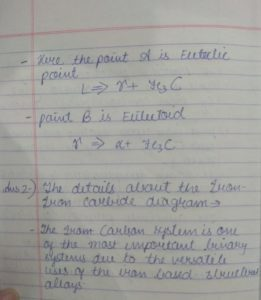
#> input picture img/img4.png, 261 x 300 px
$ python contrast.py
#> lines starting #> are read from the running program, lines starting #| are printed output that depends on the picture; after the words box and inside, x2 and y2 are one past the last pixel; in counts of white or black regions, pixels touching at a corner belong together
import cv2
import numpy as np
import matplotlib.pyplot as plt

image = cv2.imread("img/img4.png")
#> image is the input picture: shape (300, 261, 3); mean B, G, R 157.3, 160.5, 160.7
image = cv2.resize(image, (500, 600))
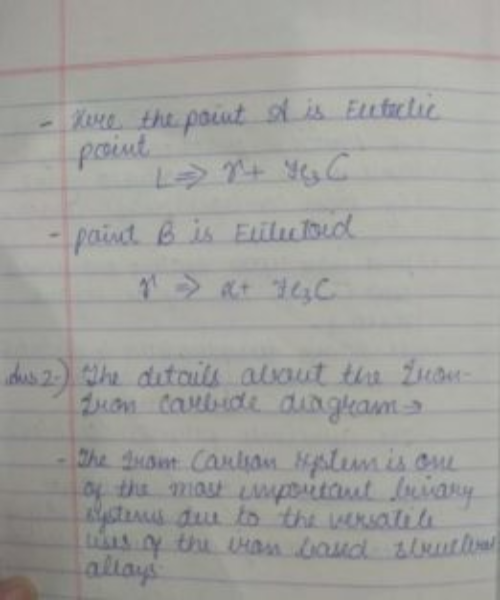
#> image: shape (600, 500, 3); mean B, G, R 157.2, 160.5, 160.6

# image = cv2.medianBlur(image, 3)
image_bw = cv2.cvtColor(image, cv2.COLOR_BGR2GRAY)

clahe = cv2.createCLAHE(clipLimit=5)
final_img = clahe.apply(image_bw) + 30
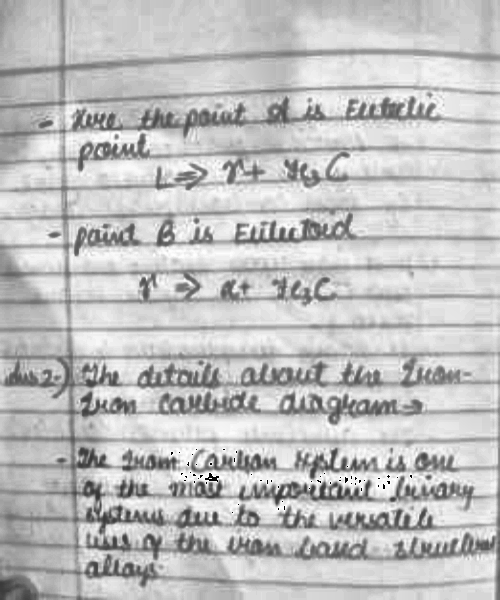
#> final_img: shape (600, 500); min 0, max 255, mean 192.3

_, ordinary_img = cv2.threshold(image_bw, 155, 255, cv2.THRESH_BINARY)
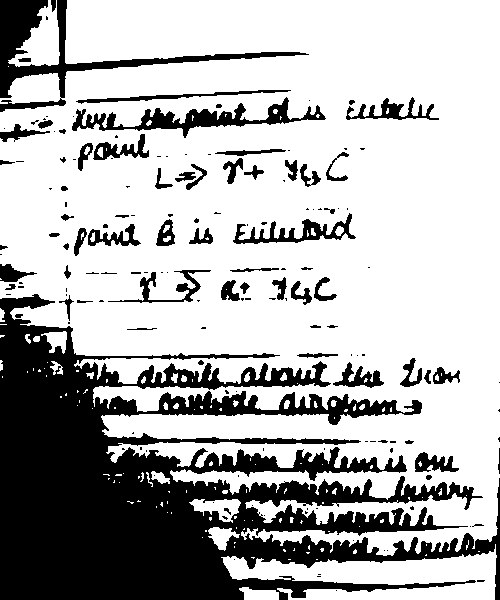
#> ordinary_img: shape (600, 500); 70.5% white; 161 black regions (94 under 20 px), largest, box (x1, y1, x2, y2) and area: (0, 294, 500, 600) 68692, (0, 0, 309, 112) 5282, (72, 97, 326, 138) 2764

plt.subplot(2, 2, 1), plt.imshow(image, cmap='gray')
plt.title('Original'), plt.xticks([]), plt.yticks([])
plt.subplot(2, 2, 2), plt.imshow(ordinary_img, cmap='gray')
plt.title('Ordinary Threshold'), plt.xticks([]), plt.yticks([])
plt.subplot(2, 2, 3), plt.imshow(final_img, cmap='gray')
plt.title('CLAHE image'), plt.xticks([]), plt.yticks([])

plt.show()
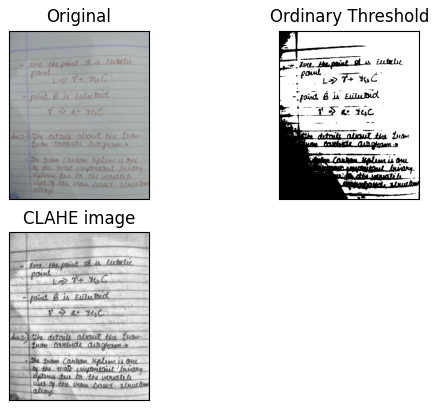
#> figure drawn by matplotlib, 3 panels; B, G, R data is drawn as R, G, B

$ run again, with img/img2.png copied over img/img4.png
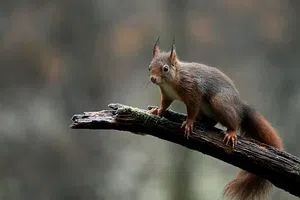
#> input picture img/img2.png, 300 x 200 px
#> image is the input picture: shape (200, 300, 3); mean B, G, R 80.4, 88.3, 90.7
#> image: shape (600, 500, 3)
#> `final_img = clahe.apply(image_bw) + 30`:
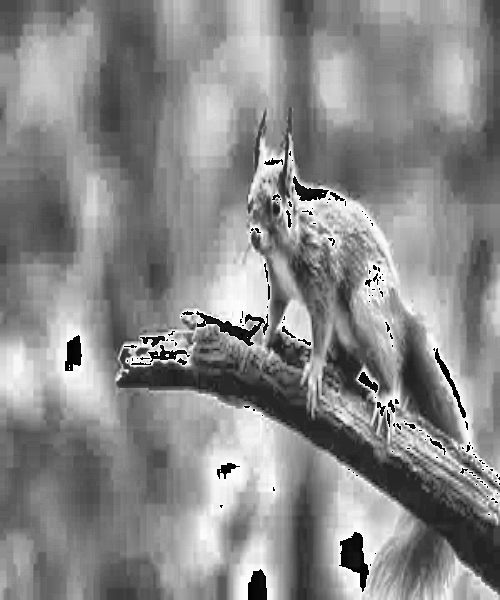
#> final_img: shape (600, 500); min 0, max 255, mean 137.7
#> `_, ordinary_img = cv2.threshold(image_bw, 155, 255, cv2.THRESH_BINARY)`:
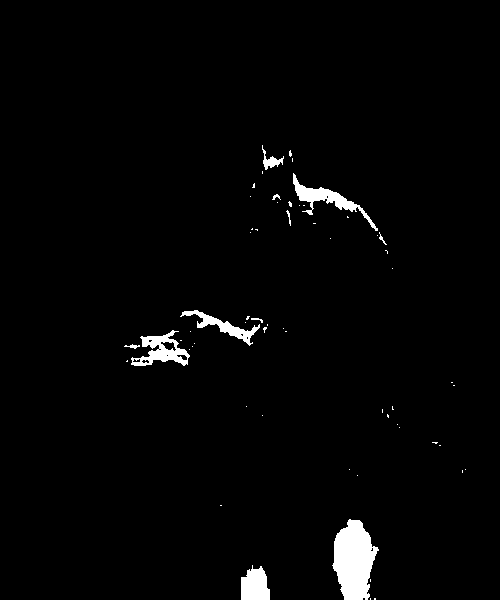
#> ordinary_img: shape (600, 500); 2.1% white; 60 white regions (49 under 20 px), largest, box (x1, y1, x2, y2) and area: (332, 519, 379, 600) 2562, (293, 173, 378, 231) 952, (131, 330, 190, 366) 935

$ run again, with img/img3.png copied over img/img4.png
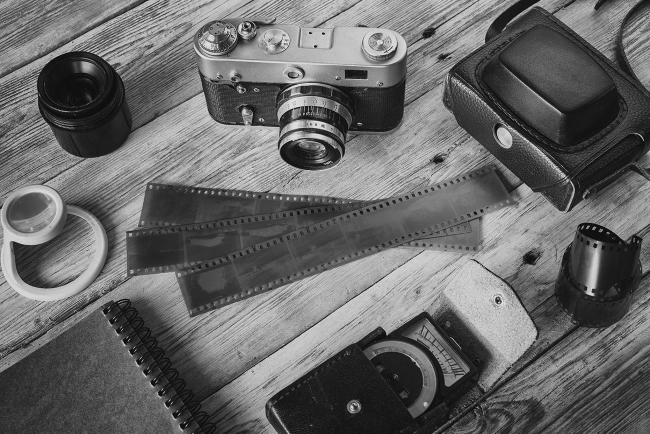
#> input picture img/img3.png, 1300 x 867 px (shown at 1/2 size)
#> image is the input picture: shape (867, 1300, 3); min 0, max 240, mean 103.4
#> image: shape (600, 500, 3)
#> `_, ordinary_img = cv2.threshold(image_bw, 155, 255, cv2.THRESH_BINARY)`:
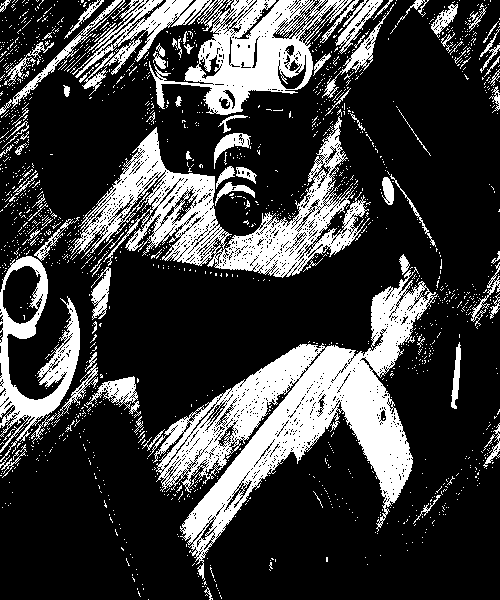
#> ordinary_img: shape (600, 500); 23.9% white; 1610 white regions (1522 under 20 px), largest, box (x1, y1, x2, y2) and area: (148, 267, 438, 581) 24850, (70, 116, 370, 278) 14458, (72, 0, 352, 115) 12319
#> `plt.show()`:
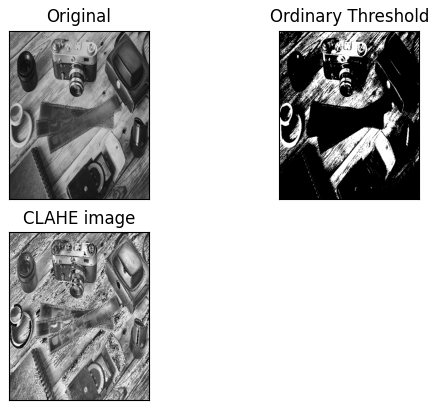
#> figure drawn by matplotlib, 3 panels

$ run again, with img/img5.png copied over img/img4.png
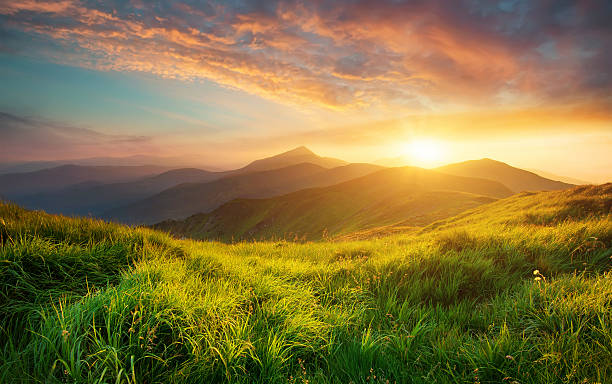
#> input picture img/img5.png, 612 x 384 px
#> image is the input picture: shape (384, 612, 3); mean B, G, R 66.6, 117.5, 134.5
#> image: shape (600, 500, 3)
#> `final_img = clahe.apply(image_bw) + 30`:
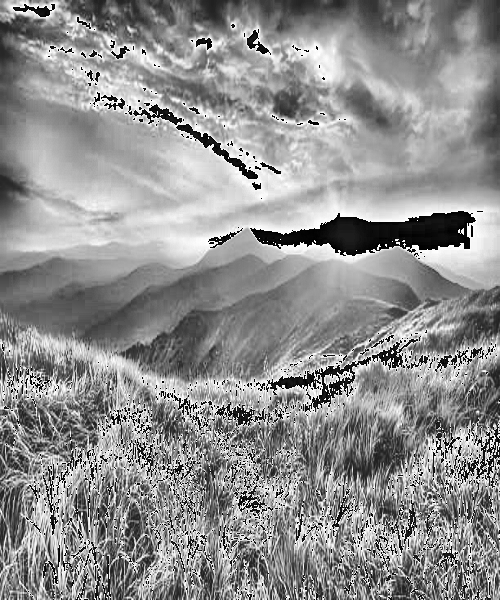
#> final_img: shape (600, 500); min 0, max 255, mean 143.6
#> `_, ordinary_img = cv2.threshold(image_bw, 155, 255, cv2.THRESH_BINARY)`:
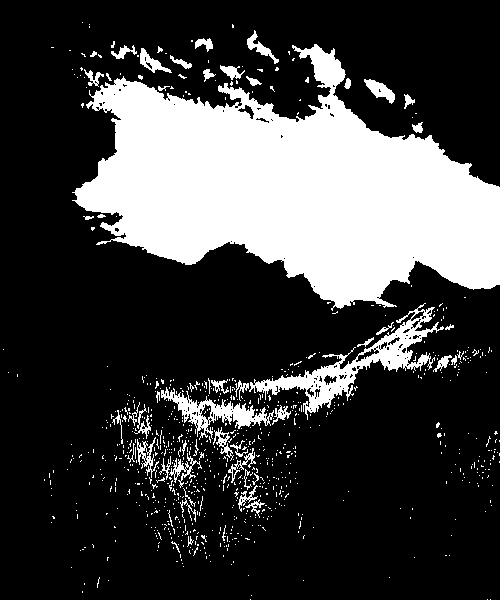
#> ordinary_img: shape (600, 500); 25.1% white; 847 white regions (792 under 20 px), largest, box (x1, y1, x2, y2) and area: (72, 44, 500, 311) 62285, (249, 303, 444, 420) 4217, (161, 387, 274, 440) 1679
